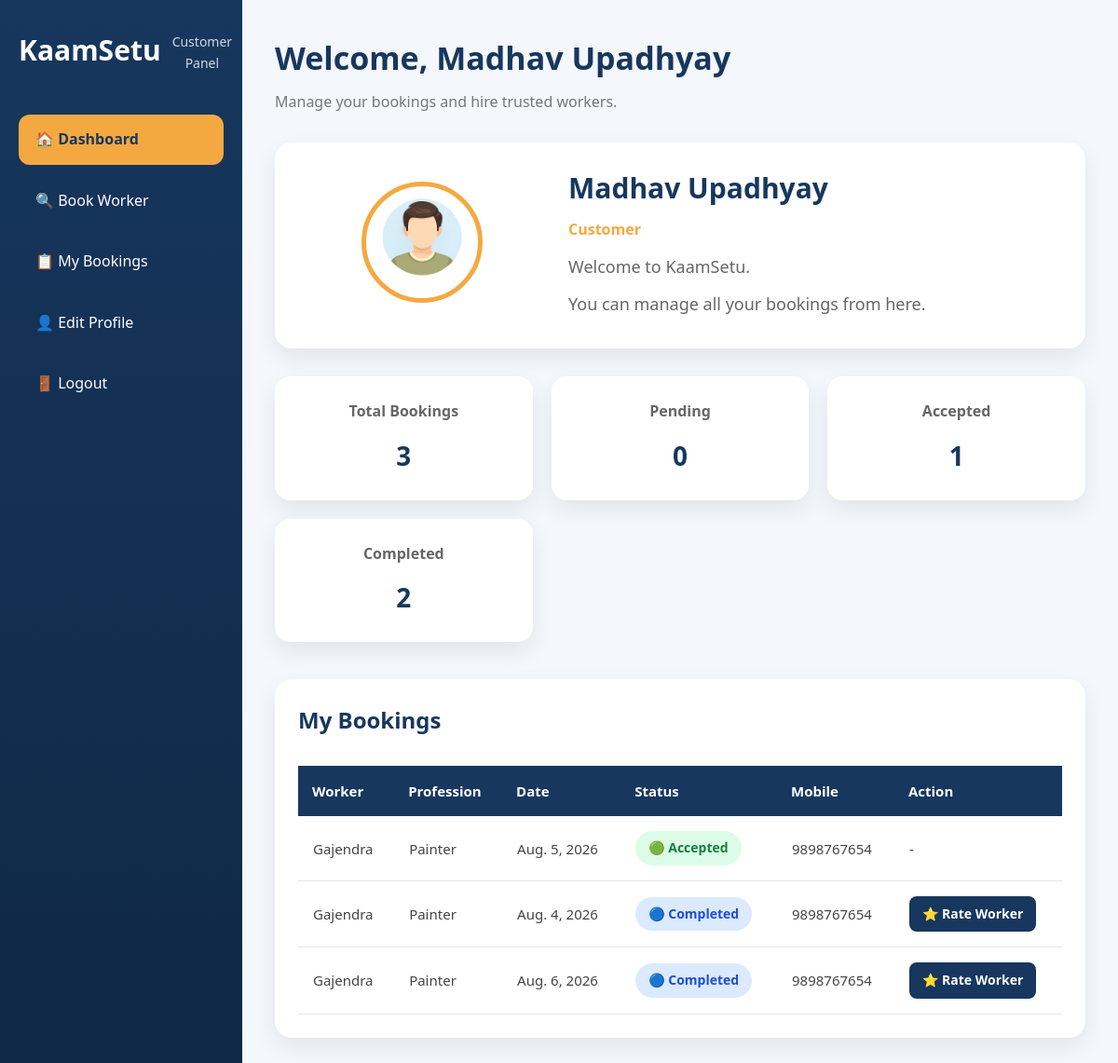
/dashboard/ (signed in), run on the app's committed database.
### bookings/models.py (models this page shows, shortened)
class Booking(models.Model):
    STATUS_CHOICES = [
        ("Pending", "Pending"),
        ("Accepted", "Accepted"),
        ("Completed", "Completed"),
        ("Cancelled", "Cancelled"),
    ]
    worker = models.ForeignKey(
        Worker,
        on_delete=models.CASCADE,
        related_name="bookings"
    )
    customer = models.ForeignKey(
        User,
        on_delete=models.CASCADE,
        related_name="customer_bookings",
        null=True,
        blank=True
    )
    customer_name = models.CharField(
        max_length=100
    )
    customer_mobile = models.CharField(
        max_length=15,
        blank=True
    )
    customer_address = models.TextField()
    work_date = models.DateField()
    work_description = models.TextField()
    status = models.CharField(
        max_length=20,
        choices=STATUS_CHOICES,
        default="Pending"
    )
    created_at = models.DateTimeField(
        auto_now_add=True
    )

### workers/models.py (models this page shows, shortened)
class Worker(models.Model):
    user = models.OneToOneField(
        User,
        on_delete=models.CASCADE,
        null=True,
        blank=True,
        related_name="worker_profile"
    )
    PROFESSION_CHOICES = [
    ("Rajmistri", "राजमिस्त्री"),
    ("Plumber", "प्लम्बर"),
    ("Electrician", "इलेक्ट्रिशियन"),
    ("Painter", "पेंटर"),
    ("Carpenter", "कारपेंटर"),
    ("Welder", "वेल्डर"),
    ("Helper", "हेल्पर"),
    ("AC Repair", "AC रिपेयर"),
]
    name = models.CharField(max_length=100)
    mobile = models.CharField(max_length=15)
    profession = models.CharField(max_length=30, choices=PROFESSION_CHOICES)
    experience = models.PositiveIntegerField(help_text="Experience in years")
    city = models.CharField(max_length=100)
    area = models.CharField(max_length=100)
    daily_wage = models.DecimalField(max_digits=8, decimal_places=2)
    about = models.TextField(blank=True)
    available = models.BooleanField(default=True)
    profile_photo = models.ImageField(upload_to="workers/", blank=True, null=True)
    rating = models.DecimalField(max_digits=2, decimal_places=1, default=5.0)
    reviews = models.PositiveIntegerField(default=0)
    vverified = models.BooleanField(default=False)

### accounts/views.py (the view)
@login_required
def customer_dashboard(request):
    bookings = Booking.objects.select_related(
        "worker"
    ).filter(
        customer=request.user
    ).order_by("-created_at")
    reviewed_booking_ids = set(
        Review.objects.filter(
            customer=request.user
        ).values_list("booking_id", flat=True)
    )
    review_ratings = {
        review.booking_id: review.rating
        for review in Review.objects.filter(customer=request.user)
    }
    for booking in bookings:
        booking.has_review = booking.id in reviewed_booking_ids
        booking.review_rating = review_ratings.get(booking.id)
    total_bookings = bookings.count()
    pending_bookings = bookings.filter(
        status="Pending"
    ).count()
    accepted_bookings = bookings.filter(
        status="Accepted"
    ).count()
    completed_bookings = bookings.filter(
        status="Completed"
    ).count()
    cancelled_bookings = bookings.filter(
        status="Cancelled"
    ).count()
    return render(
        request,
        "customer_dashboard.html",
        {
            "bookings": bookings,
            "total_bookings": total_bookings,
            "pending_bookings": pending_bookings,
            "accepted_bookings": accepted_bookings,
            "completed_bookings": completed_bookings,
            "cancelled_bookings": cancelled_bookings,
        }
    )

### templates/customer_dashboard.html (shortened to what this page needs)
{% extends "base.html" %}
{% load static %}
{% block extra_css %}
<link rel="stylesheet" href="{% static 'css/dashboard.css' %}">
{% endblock %}
{% block content %}
<div class="dashboard">
    <aside class="sidebar">
        <div class="logo">
            <h2>KaamSetu</h2>
            <p>Customer Panel</p>
        </div>
        <ul class="menu">
            <li>
                <a href="{% url 'customer_dashboard' %}" class="active">
                    🏠 Dashboard
                </a>
            </li>
            <li>
                <a href="{% url 'home' %}">
                    🔍 Book Worker
                </a>
            </li>
            <li>
                <a href="#my-bookings">
                    📋 My Bookings
                </a>
            </li>
            <li>
                <a href="#">
                    👤 Edit Profile
                </a>
            </li>
            <li>
                <a href="{% url 'logout' %}">
                    🚪 Logout
                </a>
            </li>
        </ul>
    </aside>
    <main class="main-content">
        <div class="top-bar">
            <h1>
                Welcome,
                {{ request.user.first_name|default:request.user.username }}
            </h1>
            <p>
                Manage your bookings and hire trusted workers.
            </p>
        </div>
        <div class="profile-card">
            <div class="profile-image">
                <img src="{% static 'images/customer.png' %}" alt="Customer">
            </div>
            <div class="profile-info">
                <h2>
                    {{ request.user.first_name|default:request.user.username }}
                </h2>
                <h4>Customer</h4>
                <p>
                    Welcome to KaamSetu.
                </p>
                <p>
                    You can manage all your bookings from here.
                </p>
            </div>
        </div>
        <div class="stats">
            <div class="stat-card">
                <h4>Total Bookings</h4>
                <h2>{{ total_bookings }}</h2>
            </div>
            <div class="stat-card">
                <h4>Pending</h4>
                <h2>{{ pending_bookings }}</h2>
            </div>
            <div class="stat-card">
                <h4>Accepted</h4>
                <h2>{{ accepted_bookings }}</h2>
            </div>
            <div class="stat-card">
                <h4>Completed</h4>
                <h2>{{ completed_bookings }}</h2>
            </div>
        </div>
        <div id="my-bookings" style="margin-top:40px;">
            <div class="profile-card">
                <div style="width:100%;">
                    <h2 style="color:#17375E;margin-bottom:20px;">
                        My Bookings
                    </h2>
                    <div style="overflow-x:auto;">
                        <table class="booking-table">
                            <thead>
                                <tr>
                                    <th>Worker</th>
                                    <th>Profession</th>
                                    <th>Date</th>
                                    <th>Status</th>
                                    <th>Mobile</th>
                                    <th>Action</th>
                                </tr>
                            </thead>
                            <tbody>
                                {% for booking in bookings %}
                                <tr>
                                    <td>
                                        {{ booking.worker.name }}
                                    </td>
                                    <td>
                                        {{ booking.worker.profession }}
                                    </td>
                                    <td>
                                        {{ booking.work_date }}
                                    </td>
                                    <td>
                                        {% if booking.status == "Pending" %}
                                        <span class="status pending">
                                            🟡 Pending
                                        </span>
                                        {% elif booking.status == "Accepted" %}
                                        <span class="status accepted">
                                            🟢 Accepted
                                        </span>
                                        {% elif booking.status == "Completed" %}
                                        <span class="status completed">
                                            🔵 Completed
                                        </span>
                                        {% else %}
                                        <span class="status cancelled">
                                            🔴 Cancelled
                                        </span>
                                        {% endif %}
                                    </td>
                                    <td>
                                        {% if booking.status == "Accepted" or booking.status == "Completed" %}
                                        {{ booking.worker.mobile }}
                                        {% else %}
                                        <span style="color:#f4a940;font-weight:600;">
                                            🔒 Available after acceptance
                                        </span>
                                        {% endif %}
                                    </td>
                                    <td>
                                        {% if booking.status == "Completed" %}
                                        {% if booking.has_review %}
                                        <span class="reviewed">
                                            ⭐ {{ booking.review_rating }}/5 Reviewed
                                        </span>
                                        {% else %}
                                        <a href="{% url 'add_review' booking.id %}" class="review-btn">
                                            ⭐ Rate Worker
                                        </a>
                                        {% endif %}
                                        {% else %}
                                        -
                                        {% endif %}
                                    </td>
                                </tr>
                                {% empty %}
                                <tr>
                                    <td colspan="6" style="text-align:center;padding:30px;">
                                        No Bookings Yet
                                    </td>
                                </tr>
                                {% endfor %}
                            </tbody>
                        </table>
                    </div>
                </div>
            </div>
        </div>
    </main>
</div>
{% endblock %}

### static/css/style.css (style rules this page uses)
* { margin:0; padding:0; box-sizing:border-box; }
body { font-family: "Segoe UI",sans-serif; background:#f8fafc; color:#222; line-height:1.6; }
.logo { display:flex; align-items:center; gap:12px; text-decoration: none; }
html { scroll-behavior:smooth; }
.profile-card { display:flex; gap:60px; background:#fff; border-radius:20px; padding:40px; box-shadow:0 10px 30px rgba(0,0,0,.08); align-items:center; flex-wrap:wrap; }
.profile-image { flex:1; text-align:center; }
.profile-image img { width:260px; height:260px; border-radius:20px; object-fit:cover; }
.profile-info { flex:2; }
.profile-info p { margin:12px 0; font-size:18px; }

### static/css/dashboard.css (style rules this page uses)
* { margin:0; padding:0; box-sizing:border-box; font-family:"Segoe UI",Tahoma,Geneva,Verdana,sans-serif; }
body { background:#f4f7fc; }
.dashboard { display:flex; min-height:100vh; }
.sidebar { width:260px; background:linear-gradient(180deg,#17375E,#0F2744); color:#fff; position:fixed; left:0; top:0; bottom:0; padding:30px 20px; overflow-y:auto; }
.logo { text-align:center; margin-bottom:40px; }
.logo h2 { font-size:30px; color:#ffffff; margin-bottom:5px; }
.logo p { color:#cfd8e3; font-size:14px; }
.menu { list-style:none; }
.menu li { margin-bottom:12px; }
.menu a { display:block; text-decoration:none; color:#ffffff; padding:14px 18px; border-radius:12px; transition:0.3s; font-size:16px; font-weight:500; }
.menu a.active { background:#f4a940; color:#17375E; font-weight:bold; }
.main-content { margin-left:260px; width:100%; padding:35px; }
.top-bar { margin-bottom:25px; }
.top-bar h1 { color:#17375E; font-size:34px; margin-bottom:8px; }
.top-bar p { color:#777; font-size:16px; }
.profile-card { background:#ffffff; border-radius:18px; padding:25px; display:flex; align-items:center; gap:25px; box-shadow:0 10px 25px rgba(0,0,0,.08); margin-bottom:30px; }
.profile-image img { width:130px; height:130px; object-fit:cover; border-radius:50%; border:5px solid #f4a940; }
.profile-info h2 { color:#17375E; font-size:30px; margin-bottom:8px; }
.profile-info h4 { color:#f4a940; margin-bottom:12px; }
.profile-info p { color:#666; margin-bottom:8px; }
.stats { display:grid; grid-template-columns:repeat(auto-fit,minmax(220px,1fr)); gap:20px; }
.stat-card { background:#ffffff; border-radius:16px; padding:25px; text-align:center; box-shadow:0 10px 25px rgba(0,0,0,.08); transition:.3s; }
.stat-card h4 { color:#666; margin-bottom:12px; font-size:16px; }
.stat-card h2 { color:#17375E; font-size:28px; }
.booking-table { width:100%; border-collapse:collapse; margin-top:10px; }
.booking-table th { background:#17375E; color:#ffffff; padding:15px; text-align:left; font-size:15px; }
.booking-table td { padding:16px; border-bottom:1px solid #e5e7eb; color:#444; font-size:15px; }
.status { display:inline-block; padding:7px 14px; border-radius:25px; font-weight:600; font-size:14px; }
.accepted { background:#dcfce7; color:#15803d; }
.completed { background:#dbeafe; color:#1d4ed8; }
.profile-card h2 { color:#17375E; }
.profile-card { margin-top:30px; }
.review-btn { display:inline-block; background:#17375E; color:#fff; padding:8px 14px; border-radius:8px; text-decoration:none; font-size:14px; font-weight:600; transition:.3s; }

### data on the page
Booking: worker.name "Gajendra", worker.profession "Painter", work_date "Aug. 5, 2026", status "🟢 Accepted", worker.mobile "9898767654"
Booking: worker.name "Gajendra", worker.profession "Painter", work_date "Aug. 4, 2026", status "🔵 Completed", worker.mobile "9898767654"
Booking: worker.name "Gajendra", worker.profession "Painter", work_date "Aug. 6, 2026", status "🔵 Completed", worker.mobile "9898767654"

### other printed values
{{ request.user.first_name|default:request.user.username }} "Madhav Upadhyay"
{{ total_bookings }} "3"
{{ pending_bookings }} "0"
{{ accepted_bookings }} "1"
{{ completed_bookings }} "2"
